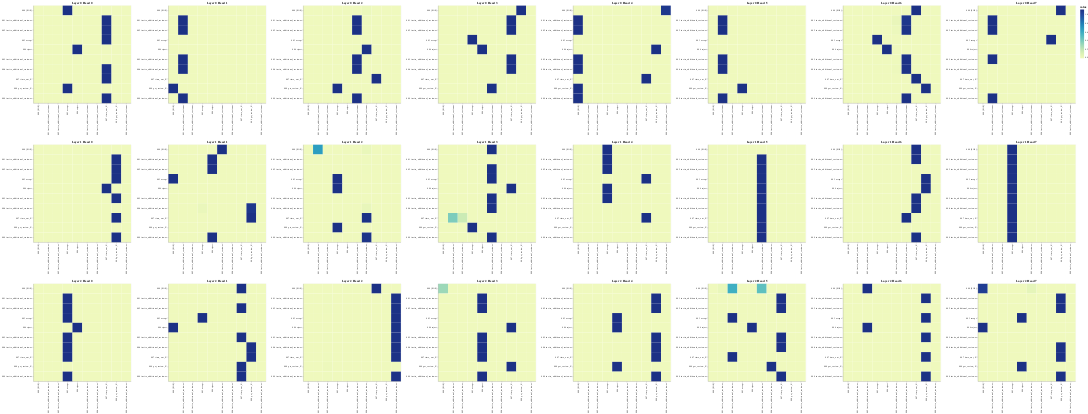

The cell this chart's notebook holds for it:
### Code cell
# Display attention maps for encoder self-attention
get_all_attention_maps("encoder", layers, heads, encoder_input_tokens, encoder_input_tokens, min(20, sentence_len))
